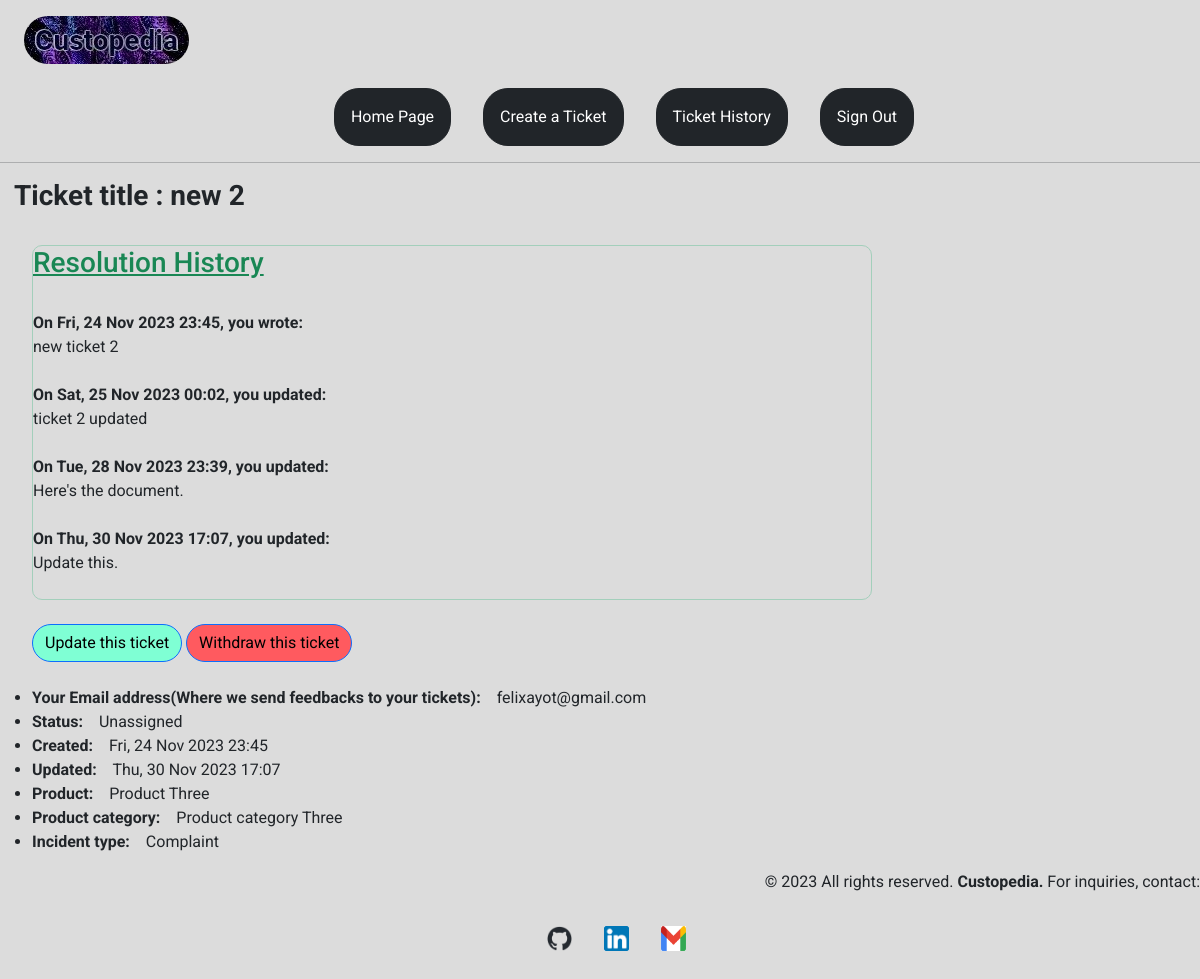
The page /ticket_history/2 (signed in) on the database its author committed.
### app/models/tickets.py (models this page shows, shortened)
class Ticket(db.Model):
    id = db.Column(db.Integer, primary_key=True)
    title = db.Column(db.String(45), index=True, nullable=False)
    incident_type = db.Column(db.String(45), index=True, nullable=False)
    product = db.Column(db.String(45), index=True, nullable=False)
    product_category = db.Column(db.String(45), index=True, nullable=False)
    description = db.Column(db.Text, index=True, nullable=False)
    user_id = db.Column(db.Integer, db.ForeignKey("user.id"), nullable=False)
    file_attachments = db.Column(db.String(45))
    created_at = db.Column(db.DateTime(timezone=True),
                           default=datetime.now)
    status = db.Column(db.String(30), index=True, default="Unassigned",
                             nullable=False)
    updated_ticket = db.relationship("UpdatedTicket", backref="original", lazy=True)

### app/models/updated_tickets.py (models this page shows, shortened)
class UpdatedTicket(db.Model):
    id = db.Column(db.Integer, primary_key=True)
    original_ticket_id = db.Column(db.Integer, db.ForeignKey("ticket.id"), nullable=False)
    description = db.Column(db.Text, index=True, nullable=False)
    file_attachments = db.Column(db.String(45))
    updated_at = db.Column(db.DateTime(timezone=True),
                           default=datetime.now)
    original_ticket = db.relationship("Ticket", backref="updated", lazy=True)

### app/models/users.py (models this page shows, shortened)
class User(UserMixin, db.Model):
    id = db.Column(db.Integer, primary_key=True)
    first_name = db.Column(db.String(45), index=True, nullable=False)
    last_name = db.Column(db.String(45), index=True, nullable=False)
    email = db.Column(db.String(45), index=True, unique=True, nullable=False)
    phone_number = db.Column(db.Unicode(255), index=True, unique=True,
                             nullable=False)
    username = db.Column(db.String(45), index=True, unique=True,
                         nullable=False)
    password = db.Column(db.String(128))
    tickets = db.relationship("Ticket", backref="owner", lazy="dynamic")
    @login_manager.user_loader
    def load_user(id):
        return User.query.get(int(id))

### app/tickets/routes.py (the view)
@tickets.route("/ticket_history/<int:ticket_id>", strict_slashes=False)
@login_required
def view_ticket(ticket_id):
    ticket = Ticket.query.get_or_404(ticket_id)
    try:
        updated_ticket = UpdatedTicket.query.get(ticket_id)
        return render_template("ticket.html", title=ticket.title,
                               ticket=ticket, updated_ticket=updated_ticket)
    except (NameError, UndefinedError):
        pass
    return render_template("ticket.html", title=ticket.title, ticket=ticket)

### app/templates/ticket.html (shortened to what this page needs)
{% extends 'base.html' %} {% block content %}
<div>
  <h3 style="margin-left: 0.5em;"><strong>Ticket title : {{ ticket.title }}</strong></h3>
</div><br>
<div class="border border-success-subtle" style="border-radius: 10px; width: 70vw; margin-left: 2em;">
  <h3 style="text-decoration: underline;" class="text-success">Resolution History</h3><br>
  {% if updated_ticket %}
  <div>
    <b>On {{ ticket.created_at.strftime("%a, %d %b %Y %H:%M") }}, you
      wrote:</b></div>
  <div>{{ ticket.description }}</div><br />
  {% for ut in ticket.updated %}
  <div>
    <b>On {{ ut.updated_at.strftime("%a, %d %b %Y %H:%M") }}, you
      updated:</b>
  </div>
  <div>
    {{ ut.description }}</div><br>
  {% endfor %}
  {% else %}
  <div>
    <b>On {{ ticket.created_at.strftime("%a, %d %b %Y %H:%M") }}, you
      wrote:</b>
  </div>
  <div>{{ ticket.description }}</div><br>
  {% endif %}
</div><br>
  <a class="btn btn-primary" href="{{ url_for('tickets.update_ticket', ticket_id=ticket.id) }}" style="background-color:aquamarine; border-radius: 20px; color:black; margin-left: 2em;">Update this ticket</a>
  <a class="btn btn-primary" href="{{ url_for('tickets.resolve_ticket', ticket_id=ticket.id) }}" style="background-color:#FF5A5F; border-radius: 20px; color:black">Withdraw this ticket</a>
  <div><br>
    <ul>
      <li>
        <b>Your Email address(Where we send feedbacks to your tickets):</b>&emsp;{{ ticket.owner.email }}
      </li>
      <li><b>Status:</b>&emsp;{{ ticket.status }}</li>
      {% if ticket.updated %}
      <li>
        <b>Created:</b>&emsp;{{ ticket.created_at.strftime("%a, %d %b %Y %H:%M") }}
      </li>
      <li>
        <b>Updated:</b>&emsp;{{ ticket.updated[-1].updated_at.strftime("%a, %d %b %Y %H:%M") }}
      </li>
      {% else %}
      <li>
        <b>Created:</b>&emsp;{{ ticket.created_at.strftime("%a, %d %b %Y %H:%M") }}
      </li>
      {% endif %}
      <li><b>Product:</b>&emsp;{{ ticket.product }}</li>
      <li><b>Product category:</b>&emsp;{{ ticket.product_category }}</li>
      <li><b>Incident type:</b>&emsp;{{ ticket.incident_type }}</li>
    </ul>
  </div>
{% endblock %}

### app/static/styles/main.css (style rules this page uses)
body { margin: 0; background-color: gainsboro; font-family: "Roboto", sans-serf; }
strong { font-weight: bold; }
html { scroll-behavior: smooth; }
* { margin: 0; padding: 0; box-sizing: border-box; transition: var(--transition); }

### rows shown on the page
Ticket: title "new 2", created_at "Fri, 24 Nov 2023 23:45", description "new ticket 2", status "Unassigned", product "Product Three", product_category "Product category Three", incident_type "Complaint"
UpdatedTicket: updated_at "Sat, 25 Nov 2023 00:02", description "ticket 2 updated"
UpdatedTicket: updated_at "Tue, 28 Nov 2023 23:39", description "Here's the document."
UpdatedTicket: updated_at "Thu, 30 Nov 2023 17:07", description "Update this."
User: owner.email "felixayot@gmail.com"
